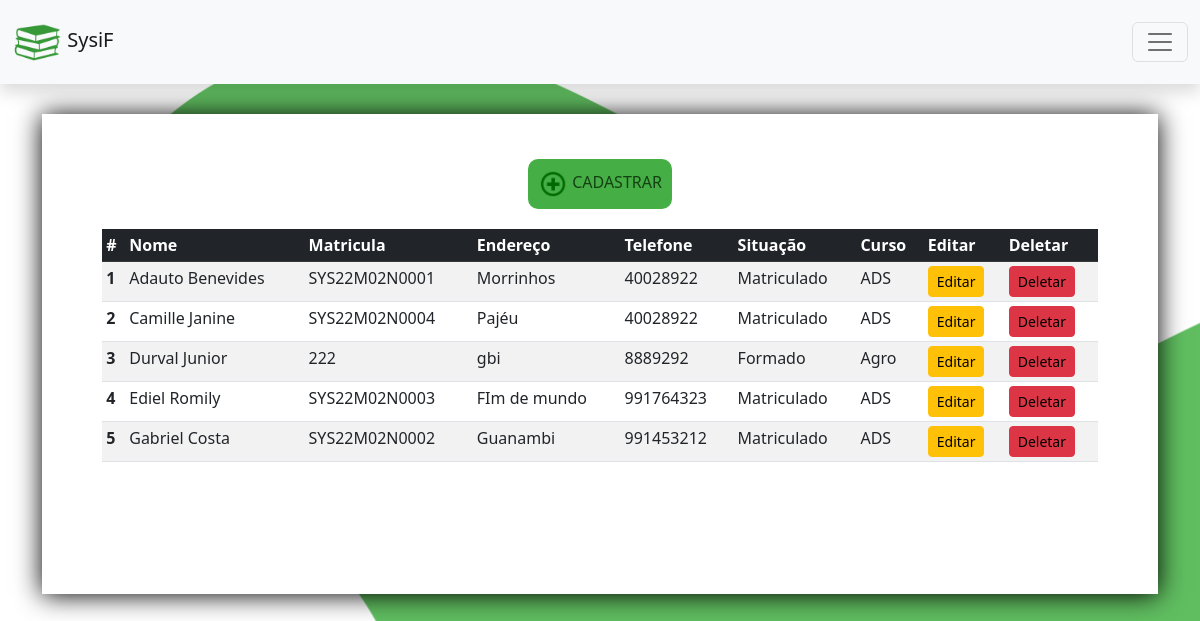
/aluno/, run on the app's committed database.
### aluno/models.py (models this page shows, shortened)
class Aluno(Pessoa):
    id_curso = models.ForeignKey(Curso, on_delete=models.CASCADE)#Durval - passando a chave estangeira da classe(tabela) curso
    matricula = models.CharField('Matricula', max_length=250)
    situacao = models.CharField('Situação', max_length=250)
    class Meta:
        verbose_name = 'Aluno'
        ordering = ['nome']

### professor/models.py (models this page shows, shortened)
class Pessoa(models.Model):
    nome = models.CharField('Nome', max_length=100)
    endereco = models.CharField('Endereço', max_length=250)
    telefone = models.CharField('Telefone', max_length=250)
    class Meta:
        verbose_name = 'Pessoa'
        ordering = ['nome']

### curso/models.py (models this page shows, shortened)
class Curso(models.Model):
    nome_curso = models.CharField('Nome', max_length=250)
    codigo_curso = models.CharField('Código curso', max_length=100)
    descricao = models.CharField('Descrição', max_length=500)
    def __str__(self):
        return self.nome_curso
    class Meta:
        verbose_name = 'Curso'
        ordering = ['nome_curso']

### aluno/views.py (the view)
# urls.py: path('', views.dashboard, name='dashboard'),
def dashboard(request):
     alunos_cadastrados = Aluno.objects.all()
     context ={
        'alunos_cadastrados': alunos_cadastrados,
     }
     return render(request, 'aluno_dashboard.html', context)

### aluno/templates/aluno_dashboard.html (shortened to what this page needs)
{% extends 'base.html' %}
{% load static %}
{% load bootstrap %}
{% block content %}
    <div class="info-div">
        <a href="{% url 'aluno:cadastrar' %}" class="cadastrar">
            <img src="../../static/img/cadastro_simbolo.png" alt="" width="30px">
            CADASTRAR
        </a>
    </div>
    <table class="table table-striped table-sm">
      <thead class="table-dark">
        <tr>
          <th scope="col">#</th>
          <th scope="col">Nome</th>
          <th scope="col">Matricula</th>
          <th scope="col">Endereço</th>
          <th scope="col">Telefone</th>
          <th scope="col">Situação</th>
          <th scope="col">Curso</th>
          <th scope="col">Editar</th>
          <th scope="col">Deletar</th>
        </tr>
      </thead>
      <tbody>
        {% for item in alunos_cadastrados %}
        <tr>
        <th scope="row">{{ forloop.counter }}</th>
          <td>{{item.nome}}</td>
          <td>{{item.matricula}}</td>
          <td>{{item.endereco}}</td>
          <td>{{item.telefone}}</td>
          <td>{{item.situacao}}</td>
          <td>{{item.id_curso}}</td>
          <td><a class="btn btn-sm btn-warning" href="{% url 'aluno:editar' item.id %}">Editar</a></td>
          <td><a class="btn btn-sm btn-danger" href="{% url 'aluno:deletar' item.id %}" onclick="return confirm('Deseja deletar esse aluno?')">Deletar</a></td>
        {% endfor %}
        </tr>
    </tbody>
    </table>
{% endblock %}

### main/templates/base.html (shortened to what this page needs)
<!DOCTYPE html>
{% load static %}
<html lang="pt-br">
<head>
    <link href="https://cdn.jsdelivr.net/npm/bootstrap@5.2.2/dist/css/bootstrap.min.css" rel="stylesheet">
    <link rel="stylesheet" href="https://use.fontawesome.com/releases/v5.3.1/css/all.css">
    <link rel="stylesheet"  href="{% static 'css/style.css' %}">
</head>
<body>
      {% include 'partials/navbar.html' %}
      <section class="caixa">
        <div class="container">
          <div class="row">
            <div class="col-md-12 col-sm-12 col-12 d-flex crud-container ">
                <div class="crud-section col-12">
                  <div class="regulador">
                    {% block content %}
                    {% endblock %}
                  </div>
                </div>
            </div>
        </div>
      </section>
</body>
</html>

### main/templates/partials/navbar.html (shortened to what this page needs)
{% load static %}
<nav class="navbar navbar-light bg-light shadow">
    <div class="container-fluid">
        <a href="{% url 'main:home' %}" class="navbar-brand">
            <img src="../../static/img/logo_home.png" alt="" width="50px">
            <span class="navbar-brand mb-0 h1">SysiF</span>
        </a>
      <button class="navbar-toggler" type="button" data-bs-toggle="modal" data-bs-target="#exampleModal">
        <span class="navbar-toggler-icon"></span>
      </button>
    </div>
  </nav>

### main/static/css/style.css (style rules this page uses)
body { background: rgb(255, 255, 255) url("../img/background.png") no-repeat left top; background-size: 1800px; }
table { margin-top: 20px; }
.list-group-item a, a:link, a:visited,a:active, a:hover { text-decoration: none; color: black; }
.crud-section { height: 29em; box-shadow: 0 1px 25px black; margin-top: 30px; background-color: white; padding: 5px; overflow-y: scroll; scrollbar-width: 4px; scrollbar-color:rgb(96, 190, 96) rgb(97, 97, 94); }
@media (min-height: 620px) { .crud-section { height: 30em; } }
.regulador { width: 90%; height: 80%; margin: 40px auto; }
.btn { color: black; }
.info-div { margin: auto; display: flex; }
.info-div a, .info-div a:link, .info-div a:visited, .info-div a:active, .info-div a:hover { text-decoration: none; color: rgb(20, 65, 20); }
.cadastrar { border-radius: 10px; background-color: rgb(69, 175, 69); padding: 10px 10px; margin: auto; text-align: center; }
.cadastrar img { display: inline; }

### data on the page
Aluno: nome "Adauto Benevides", matricula "SYS22M02N0001", endereco "Morrinhos", telefone "40028922", situacao "Matriculado", id_curso "ADS"
Aluno: nome "Camille Janine", matricula "SYS22M02N0004", endereco "Pajéu", telefone "40028922", situacao "Matriculado", id_curso "ADS"
Aluno: nome "Durval Junior", matricula "222", endereco "gbi", telefone "8889292", situacao "Formado", id_curso "Agro"
Aluno: nome "Ediel Romily", matricula "SYS22M02N0003", endereco "FIm de mundo", telefone "991764323", situacao "Matriculado", id_curso "ADS"
Aluno: nome "Gabriel Costa", matricula "SYS22M02N0002", endereco "Guanambi", telefone "991453212", situacao "Matriculado", id_curso "ADS"
